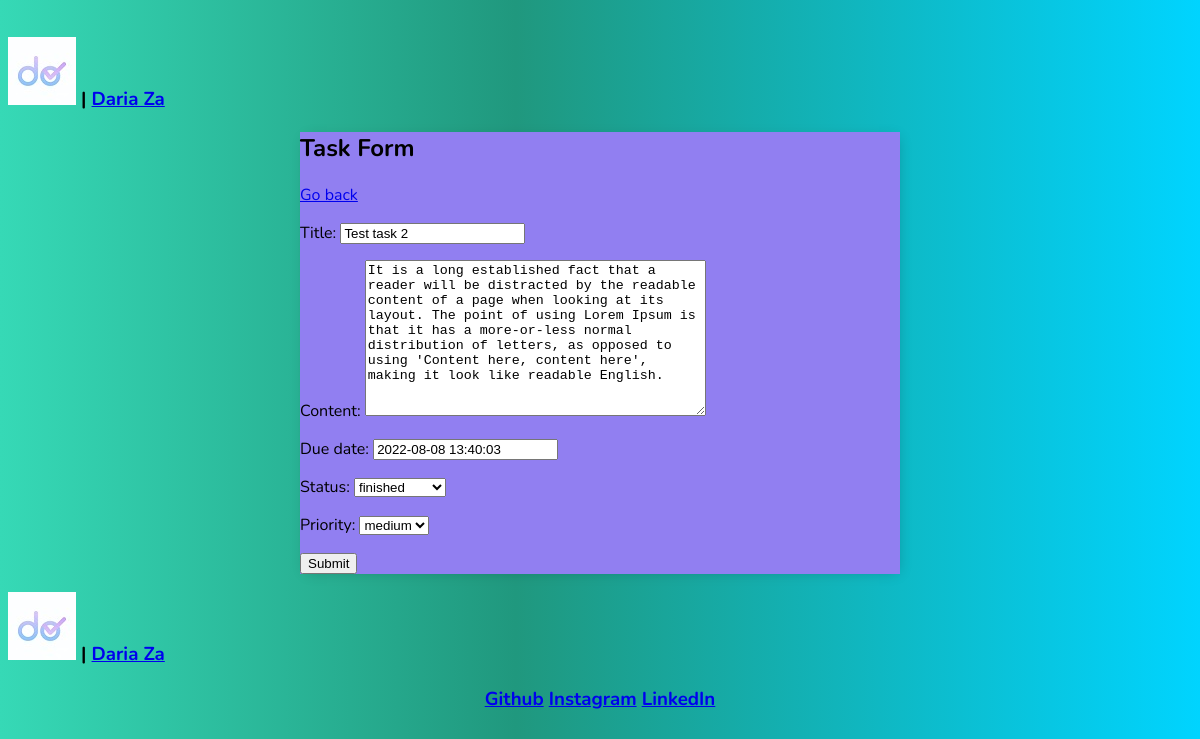
Screenshot of /task_update/2/ (signed in) with the database file from the repository.
### account/models.py (models this page shows)
class CustomizeUser(AbstractUser):
    work_position = models.CharField(max_length=50, blank=False)
    email_confirmed = models.BooleanField(default=False)

### task_application/models.py (models this page shows, shortened)
class Task(models.Model):
    user = models.ForeignKey(settings.AUTH_USER_MODEL, on_delete=models.CASCADE)
    title = models.CharField(max_length=200)
    content = models.TextField(blank=True)
    created = models.DateTimeField(default=timezone.now, blank=True, null=True)
    due_date = models.DateTimeField(default=timezone.now, blank=True, null=True)
    done_date = models.DateTimeField(blank=True, null=True)
    status = models.CharField(choices=CHOICE_STATUS, max_length=15, default='todo')
    priority = models.CharField(choices=CHOICE_PRIORITY, max_length=7, default='medium')
    importance = models.BooleanField(default=False)
    class Meta:
        verbose_name = 'Task'

### task_application/views.py (the view)
# urls.py: path('task_update/<int:pk>/', TaskUpdateView.as_view(), name='task_update'),
class TaskUpdateView(LoginRequiredMixin, UpdateView):
    model = Task
    form_class = TaskCreateForm
    success_url = reverse_lazy('tasks')
    def get_queryset(self):
        user = self.request.user
        return self.model.objects.filter(user_id=user.id)

### task_application/forms.py
class TaskCreateForm(forms.ModelForm):
    class Meta:
        model = Task
        fields = ['title', 'content', 'due_date', 'status', 'priority']

### task_application/templates/task_application/task_form.html (shortened to what this page needs)
<!DOCTYPE html>
<html lang="en">
<head>
{% extends 'task_application/base.html' %}
{% block content %}
</head>
<body>
<h2>Task Form</h2>
<a href="{% url 'tasks' %}"> Go back</a>
<form method="POST" action="">
        {{form.as_p}}
        <input type="submit" value="Submit">
</form>
</body>
</html>
{% endblock content %}

### task_application/templates/task_application/base.html (shortened to what this page needs)
<!DOCTYPE html>
{% load static %}
<html lang="en">
<head>
</head>
<body>
<header>
    <h3 align="left"><a href="{% url 'main_page' %}"> <img src="{% static "images/logo.png" %}" alt="logo"/></a> |
        {% if user.is_authenticated %}
            <a href="{% url 'profile' %}">{{user.get_full_name}}</a>
        {% endif %}
    </h3>
</header>
    <div class="container">
        {% block content %}
        {% endblock content %}
<footer>
    <h3 align="left"><a href="{% url 'main_page' %}"> <img src="{% static "images/logo.png" %}" alt="logo"/></a> |
        {% if user.is_authenticated %}
            <a href="{% url 'profile' %}">{{user.get_full_name}}</a>
        {% endif %}
    </h3>
    <h3 align="center">
        <a href="https://github.com/DemiLar/DemiLar">Github</a>
        <a href="https://www.instagram.com/laren_713/">Instagram</a>
        <a href="https://www.linkedin.com/in/daria-zaspenko-4a2ab3223/">LinkedIn</a>
    </h3>
</footer>
</body>
</html>

### task_application/templates/task_application/base.html (style rules this page uses)
body { background: rgb(54,217,182); background: linear-gradient(90deg, rgba(54,217,182,1) 0%, rgba(32,152,126,1) 43%, rgba(0,212,255,1) 100%); font-family: 'Nunito', sans-serif; padding-top: 10px; }
.container { max-width:600px; margin: auto; background-color: #917FF1; -webkit-box-shadow: 2px 2px 13px -4px rgba(0,0,0,0.21); box-shadow: 2px 2px 13px -4px rgba(0,0,0,0.21); }

### rows the page displays
CustomizeUser: get_full_name "Daria Za"
Task: title "Test task 2", content "It is a long established fact that a reader will be distracted by the readable content of a page when looking at its layout. The point of using Lorem Ipsum is that it has a more-or-less normal distribution of letters, as opposed to using 'Content here, content here', making it look like readable English.", due_date "2022-08-08 13:40:03", status "finished", priority "medium"
